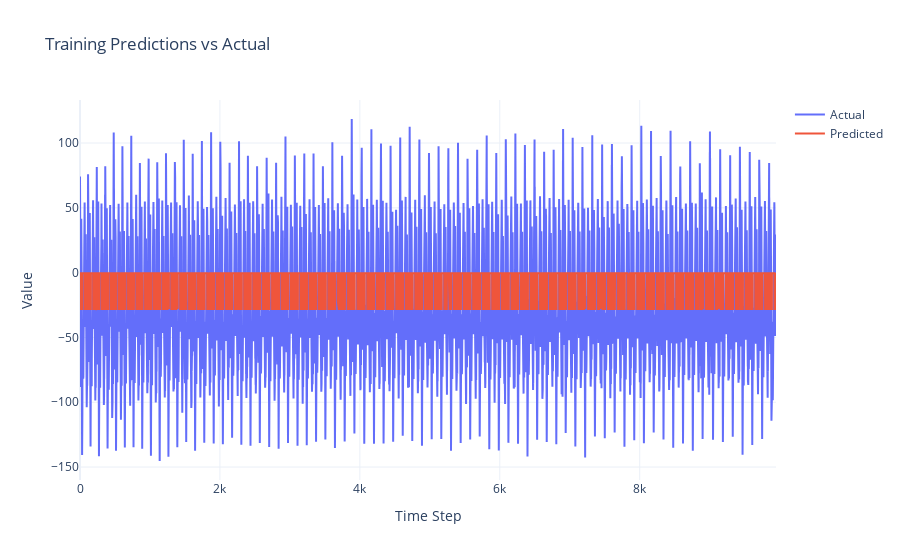

Notebook code cell kept with this figure:
### Code cell
preds = []
sequence_len = 7
for j in range(train_x.shape[0] - sequence_len):
    seq_x = train_x[j:(j+sequence_len),]
    _, output = forward(seq_x, layers)
    preds.append(output[-1, 0])  # Last timestep output

# True values (aligned with preds)
true_vals = train_y[sequence_len:, 0]

# Create interactive plot
fig = go.Figure()
fig.add_trace(go.Scatter(y=true_vals, mode='lines', name='Actual'))
fig.add_trace(go.Scatter(y=preds, mode='lines', name='Predicted'))

fig.update_layout(
    title="Training Predictions vs Actual",
    xaxis_title="Time Step",
    yaxis_title="Value",
    template="plotly_white"
)

fig.show()

### Figure 1 — Plotly figure (JSON) as saved in the notebook; plotly's stock layout.template omitted (floating-point values rounded to 4 significant figures; data arrays with more than 128 entries replaced by an {"elided": "..."} marker saying what was removed)
{"data": [{"mode": "lines", "name": "Actual", "type": "scatter", "y": {"elided": "9949 float values"}}, {"mode": "lines", "name": "Predicted", "type": "scatter", "y": {"elided": "9949 float values"}}], "layout": {"title": {"text": "Training Predictions vs Actual"}, "xaxis": {"title": {"text": "Time Step"}}, "yaxis": {"title": {"text": "Value"}}}}
